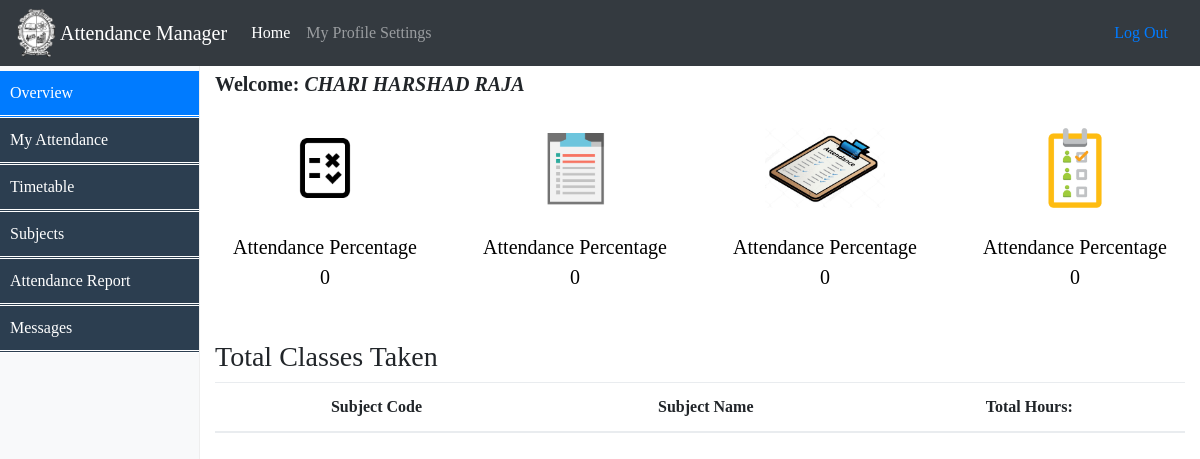
The page /Student/StudentProfile.php (signed in) on the database as committed earlier.
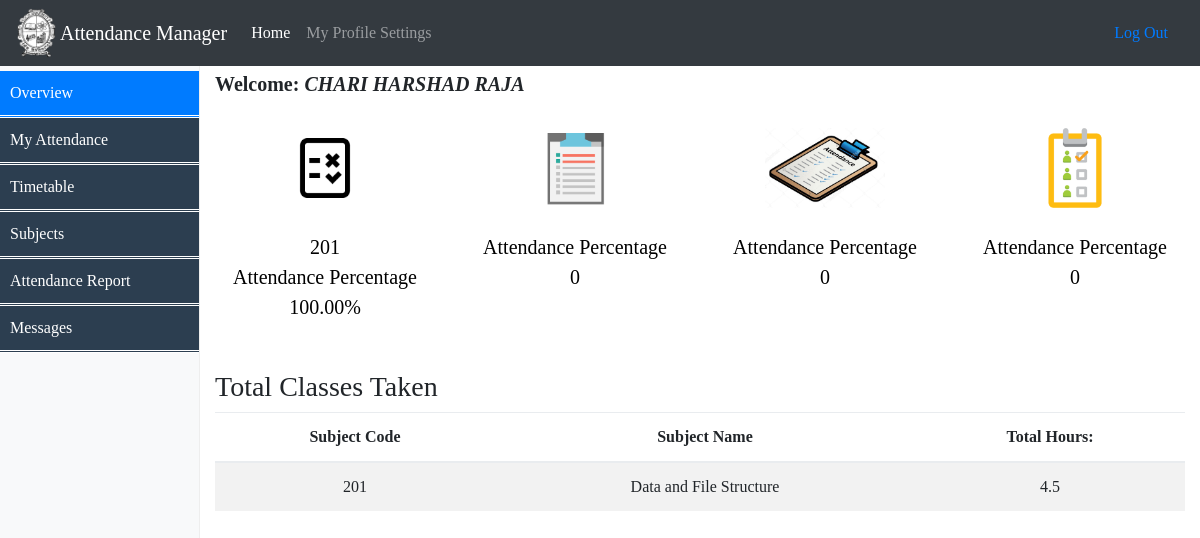
The same page on the database as committed later.
### tables this page shows
CREATE TABLE `student` (
  `stud_id` varchar(50) NOT NULL,
  `stud_name` varchar(50) NOT NULL,
  `course_id` int(11) NOT NULL,
  `sem_no` int(11) DEFAULT NULL,
  `dob` varchar(50) DEFAULT NULL,
  `address` varchar(200) DEFAULT NULL,
  `email_id` varchar(50) NOT NULL,
  `Phone_no` bigint(30) NOT NULL
);

CREATE TABLE `attendance` (
  `attd_date` varchar(30) NOT NULL,
  `Last_Date` varchar(30) NOT NULL,
  `stud_id` varchar(50) NOT NULL,
  `Present_Count` float DEFAULT 0,
  `Total_Classes` float DEFAULT NULL,
  `dept_name` varchar(20) DEFAULT NULL,
  `course_id` int(11) DEFAULT NULL,
  `sub_id` int(11) NOT NULL,
  `fact_id` int(11) DEFAULT 0
);

CREATE TABLE `enroll` (
  `stud_id` varchar(50) NOT NULL,
  `course_id` int(11) DEFAULT NULL,
  `sub_id` int(11) NOT NULL
);

### Student/session.php (called while the page is built, shortened)
<?php
$connection = mysqli_connect("localhost", "root", "");
$user_check=$_SESSION['login_user'];
$ses_sql=mysqli_query($connection,"select username from logindetails where username='$user_check'");
$row = mysqli_fetch_assoc($ses_sql);
$login_session =$row['username'];
?>

### Student/StudentProfile.php (the view, shortened to what this page needs)
<!doctype html>
<?php
include('session.php');
?>
<html lang="en">
  <head>
	<link href="Assests/dropdown.css" rel="stylesheet">
	<link href="Assests/menu.css" rel="stylesheet">
    <link href="Assests/css/bootstrap.min.css" rel="stylesheet">
    <link href="Assests/css/dashboard.css" rel="stylesheet">
  </head>
  <body style="font-family:Verdana;font-size:16px;">
    <header>
      <nav class="navbar navbar-expand-md navbar-dark fixed-top bg-dark">
	  	<img src="goa-logo.png" alt="attendance" style="width:40px;height:50px;" align="left">&nbsp;
        <a class="navbar-brand" href="">Attendance Manager</a>
        <div class="collapse navbar-collapse" id="navbarsExampleDefault" style="font-size:10;">
          <ul class="navbar-nav mr-auto">
            <li class="nav-item active">
              <a class="nav-link" href="StudentProfile.php">Home <span class="sr-only">(current)</span></a>
            </li>
            <li class="nav-item">
			  <li class="dropdown">
				<a class="nav-link" href="javascript:void(0)" class="dropbtn">My Profile Settings</a>
			  </li>
            </li>
          </ul>
          <form class="form-inline mt-2 mt-md-0">
             <a class="nav-link" href="logout.php">Log Out</a>
          </form>
        </div>
      </nav>
    </header>
<div class="container-fluid">
      <div class="row">
		  <nav class="col-sm-3 col-md-2 d-none d-sm-block bg-light sidebar">
				<ul class="mainmenu nav nav-pills flex-column">
					<li class="nav-item">
						  <a class="nav-link active" href="#">Overview <span class="sr-only">(current)</span></a>
					 </li>
					<li class="nav-item"><a class="nav-link"href="Stud_AttendanceView.php">My Attendance</a></li>
					<li class="nav-item"><a class="nav-link"href="ViewTimetable.html">Timetable</a></li>
					<li class="nav-item"><a class="nav-link"href="Enroll.html">Subjects</a></li>
					<li><a href="SemesterReport.php">Attendance Report</a></li>
					<li><a href="stud_notify.php">Messages</a></li>
				</ul>
			</nav>
        <main role="main" class="col-sm-9 ml-sm-auto col-md-10 pt-3">
			<?php
			$login=$login_session;
			$stud="select stud_id,course_id from logindetails where username='$login'";
			$s=mysqli_query($connection,$stud);
			$row3 = mysqli_fetch_assoc($s);
			$stud_id=$row3['stud_id'];
			$course_id=$row3['course_id'];
			$que="select stud_name from student where stud_id='$stud_id' and course_id='$course_id'";
			$res=mysqli_query($connection,$que);
			$row=mysqli_fetch_assoc($res);
			$name=$row['stud_name'];
			?>
			<h5><b id="welcome">Welcome: <i><?php echo $name ?></i></b></h5>
          <section class="row text-center placeholders">
            <div class="col-6 col-sm-3 placeholder">
			<div class="DataImage">
				<img src="Assests/images/2.png" alt="attendance" style="width:80px;">
				<?php $login=$login_session;
				$fact="select stud_id,course_id from logindetails where username='$login'";
				$s=mysqli_query($connection,$fact);
				$row3 = mysqli_fetch_assoc($s);
				$stud_id=$row3['stud_id'];
				$course_id=$row3['course_id'];
			  $total="select Sub_id from attendance where stud_id=$stud_id and course_id='$course_id'";
			  $que=mysqli_query($connection,$total);
			  $num=mysqli_num_rows($que);
				  $i=0;
				while($row=mysqli_fetch_assoc($que)){
					$i=$i+1;
					$pos[$i]=$row['Sub_id'];
				}
				if($num>=1){
				for($i=1;$i<=1;$i++){
				    $sub=$pos[$i];
					echo "<br>";
					echo $sub;
				}
			  $total="select Total_Classes,Present_Count  from attendance where stud_id=$stud_id and course_id='$course_id' and sub_id='$sub'";
			  $que=mysqli_query($connection,$total);
			  $row4 = mysqli_fetch_assoc($que);
			  $total=$row4['Total_Classes'];
			  $present=$row4['Present_Count'];
			  echo"<br>Attendance Percentage<br>";
			  $per=(($present/$total)*100);
			  echo number_format("$per",2)."%<br>";
			  }
				else{
					 echo"<br>Attendance Percentage<br>";
					 echo "0";
				}
			  ?>
            </div>
			</div>
            <div class="col-6 col-sm-3 placeholder">
			<div class="DataImage">
				<img src="Assests/images/5.png" alt="attendance" style="width:80px;">
				<?php $login=$login_session;
				$fact="select stud_id,course_id from logindetails where username='$login'";
				$s=mysqli_query($connection,$fact);
				$row3 = mysqli_fetch_assoc($s);
				$stud_id=$row3['stud_id'];
				$course_id=$row3['course_id'];
			  $total="select Sub_id from attendance where stud_id=$stud_id and course_id='$course_id'";
			  $que=mysqli_query($connection,$total);
			  $num=mysqli_num_rows($que);
				$i=0;
				while($row=mysqli_fetch_assoc($que)){
					$i=$i+1;
					$pos[$i]=$row['Sub_id'];
				}
				if($num>=2){
				for($i=2;$i<=2;$i++){
				    $sub=$pos[$i];
					echo "<br>";
					echo $sub;
				}
			  $total="select Total_Classes,Present_Count  from attendance where stud_id=$stud_id and course_id='$course_id' and sub_id='$sub'";
			  $que=mysqli_query($connection,$total);
			  $row4 = mysqli_fetch_assoc($que);
			  $total=$row4['Total_Classes'];
			  $present=$row4['Present_Count'];
			  echo"<br>Attendance Percentage<br>";
			  $per=(($present/$total)*100);
			  echo number_format("$per",2)."%<br>";
			  }
				else{
					 echo"<br>Attendance Percentage<br>";
					 echo "0";
				}
			  ?>
            </div>
			</div>
            <div class="col-6 col-sm-3 placeholder">
			<div class="DataImage">
				<img src="Assests/images/6.jpg" alt="attendance" style="width:120px;">
				<?php $login=$login_session;
				$fact="select stud_id,course_id from logindetails where username='$login'";
				$s=mysqli_query($connection,$fact);
				$row3 = mysqli_fetch_assoc($s);
				$stud_id=$row3['stud_id'];
				$course_id=$row3['course_id'];
			  $total="select Sub_id from attendance where stud_id=$stud_id and course_id='$course_id'";
			  $que=mysqli_query($connection,$total);
			  $num=mysqli_num_rows($que);
				$i=0;
				while($row=mysqli_fetch_assoc($que)){
					$i=$i+1;
					$pos[$i]=$row['Sub_id'];
				}
				if($num>=3){
				for($i=3;$i<=3;$i++){
				    $sub=$pos[$i];
					echo "<br>";
					echo $sub;
				}
			  $total="select Total_Classes,Present_Count  from attendance where stud_id=$stud_id and course_id='$course_id' and sub_id='$sub'";
			  $que=mysqli_query($connection,$total);
			  $row4 = mysqli_fetch_assoc($que);
			  $total=$row4['Total_Classes'];
			  $present=$row4['Present_Count'];
			  echo"<br>Attendance Percentage<br>";
			  $per=(($present/$total)*100);
			  echo number_format("$per",2)."%<br>";
			  }
				else{
					 echo"<br>Attendance Percentage<br>";
					 echo "0";
				}
			  ?>
            </div>
			</div>
            <div class="col-6 col-sm-3 placeholder">
			<div class="DataImage">
				<img src="Assests/images/7.png" alt="attendance" style="width:80px;">
			  <?php $login=$login_session;
				$fact="select stud_id,course_id from logindetails where username='$login'";
				$s=mysqli_query($connection,$fact);
				$row3 = mysqli_fetch_assoc($s);
				$stud_id=$row3['stud_id'];
				$course_id=$row3['course_id'];
			  $total="select Sub_id from attendance where stud_id=$stud_id and course_id='$course_id'";
			  $que=mysqli_query($connection,$total);
			  $num=mysqli_num_rows($que);
				$i=0;
				while($row=mysqli_fetch_assoc($que)){
					$i=$i+1;
					$pos[$i]=$row['Sub_id'];
				}
				if($num>=4){
				for($i=4;$i<=4;$i++){
				    $sub=$pos[$i];
					echo "<br>";
					echo $sub;
				}
			  $total="select Total_Classes,Present_Count  from attendance where stud_id=$stud_id and course_id='$course_id' and sub_id='$sub'";
			  $que=mysqli_query($connection,$total);
			  $row4 = mysqli_fetch_assoc($que);
			  $total=$row4['Total_Classes'];
			  $present=$row4['Present_Count'];
			  echo"<br>Attendance Percentage<br>";
			  $per=(($present/$total)*100);
			  echo number_format("$per",2)."%<br>";
			  }
				else{
					 echo"<br>Attendance Percentage<br>";
					 echo "0";
				}
			  ?>
            </div>
			</div>
          </section>
          <h3>Total Classes Taken</h3>
          <div class="table-responsive">
            <table class="table table-striped">
              <thead>
                <tr align="center">
                  <th>Subject Code</th>
                  <th>Subject Name</th>
				  <th>Total Hours:</th>
				</tr>
              </thead>
              <tbody align="center">
                <?php
				$login=$login_session;
				$fact="select stud_id,course_id from logindetails where username='$login'";
				$s=mysqli_query($connection,$fact);
				$row3 = mysqli_fetch_assoc($s);
				$stud_id=$row3['stud_id'];
				$course_id=$row3['course_id'];
			  	$query="select distinct(e.sub_id),sum(a.Total_Classes) as Total_Classes,s.sub_name  from attendance a,enroll e,subjects s where s.sub_id=e.sub_id and e.course_id='$course_id' and e.stud_id='$stud_id' and a.sub_id=e.sub_id group by e.sub_id";
				$result=mysqli_query($connection,$query);
				while($row=mysqli_fetch_assoc($result)){
					echo "
						<tr>
						<td>$row[sub_id]</td>
						<td>$row[sub_name]</td>
						<td>$row[Total_Classes]</td>
						</tr>";
				}
				?>
              </tbody>
            </table>
          </div>
        </main>
      </div>
    </div>
  </body>
</html>

### Student/Assests/menu.css (style rules this page uses)
.mainmenu, .submenu { list-style-type: circle; padding: 0; margin: 0; }
.mainmenu a { display: block; background-color: #2c3e50; text-decoration: none; padding: 10px; color: white; border-bottom: double; }
.DataImage { position: relative; text-align: center; color: black; font-size:20px; }

### Student/Assests/css/dashboard.css (style rules this page uses)
body { padding-top: 3.5rem; }
.sidebar { position: fixed; top: 51px; bottom: 0; left: 0; z-index: 1000; padding: 20px 0; overflow-x: hidden; overflow-y: auto; border-right: 1px solid #eee; }
.sidebar .nav { margin-bottom: 20px; }
.sidebar .nav-item { width: 100%; }
.sidebar .nav-item + .nav-item { margin-left: 0; }
.sidebar .nav-link { border-radius: 0; }
.placeholders { padding-bottom: 3rem; }
.placeholder img { padding-top: 1.5rem; padding-bottom: 1.5rem; }

Rows that differ between the two databases and show on the page:
added attendance: Present_Count+Total_Classes "100.00"
now on this page (row unchanged): enroll: sub "201", row "Data and File Structure", row "4.5"
Other text that changed with them:
new list line: "201"
text no longer shown: "0"
